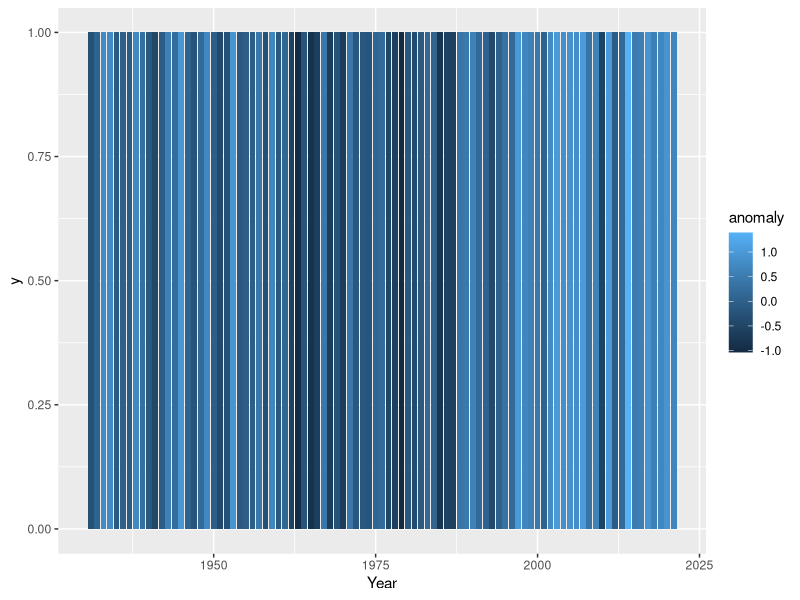
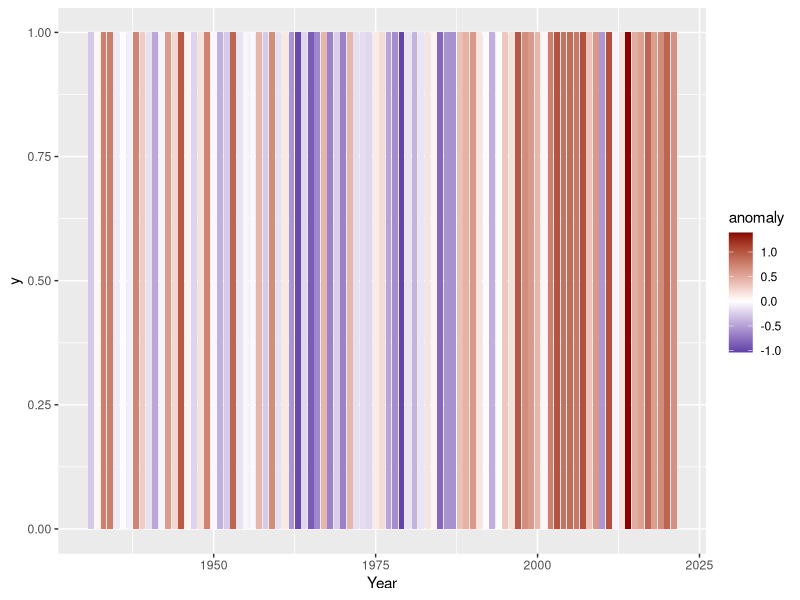
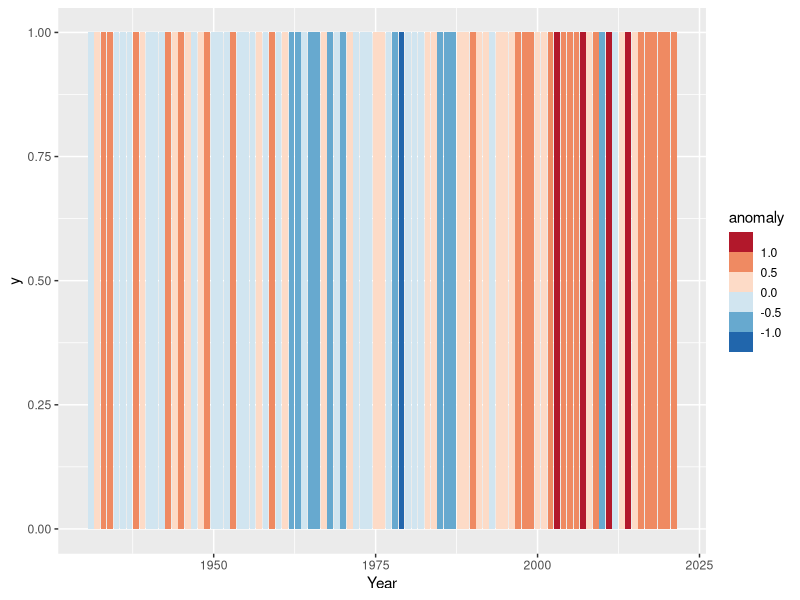
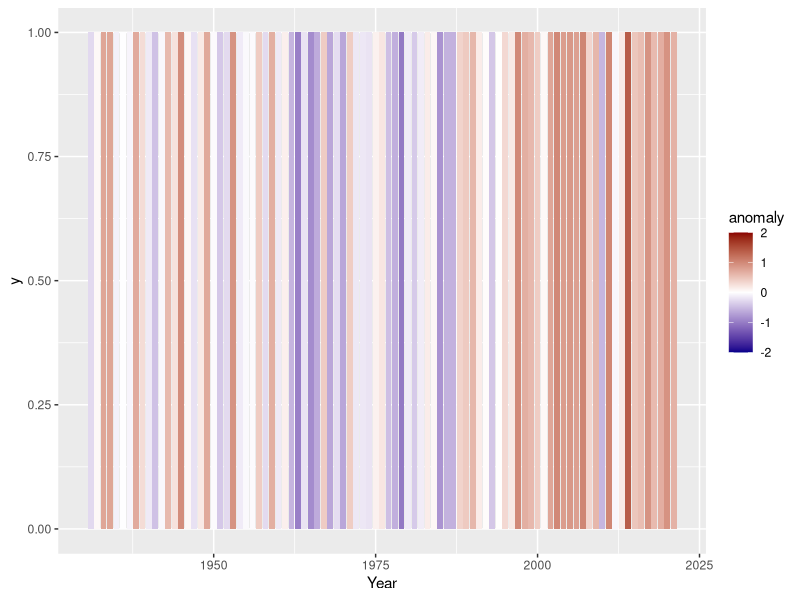
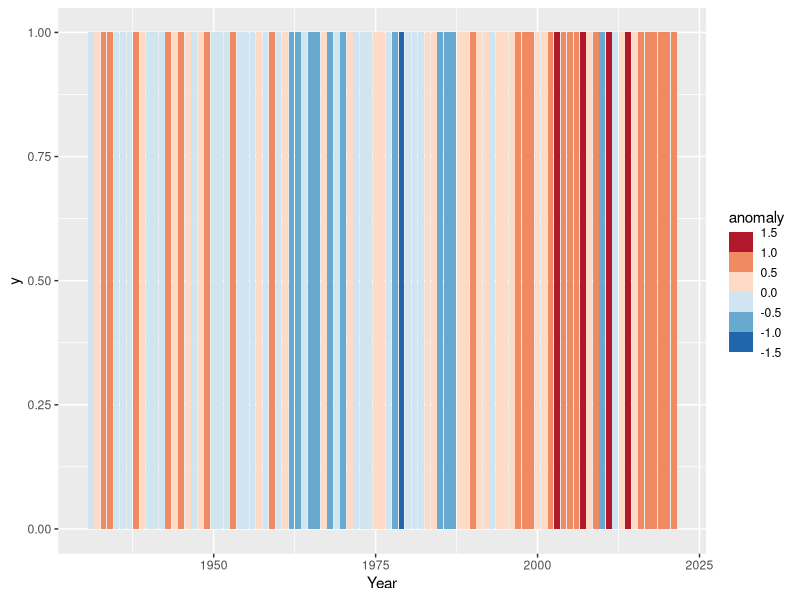
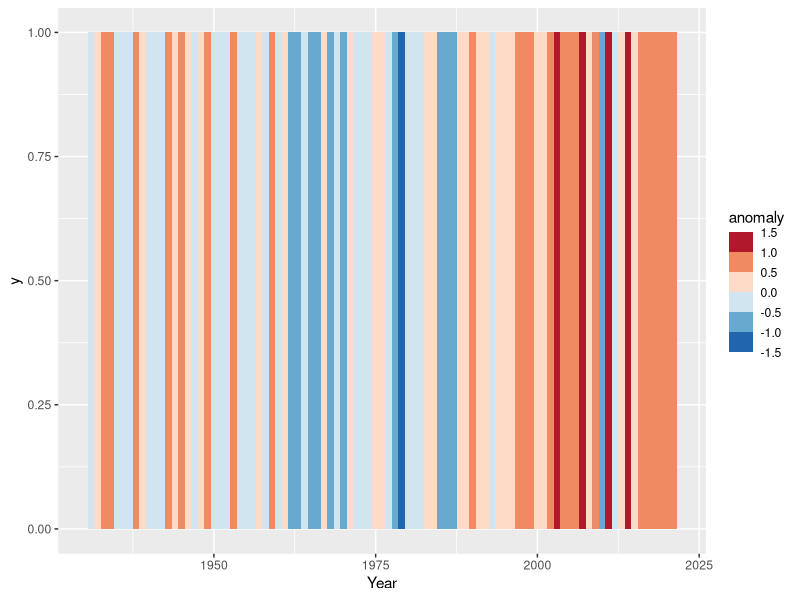
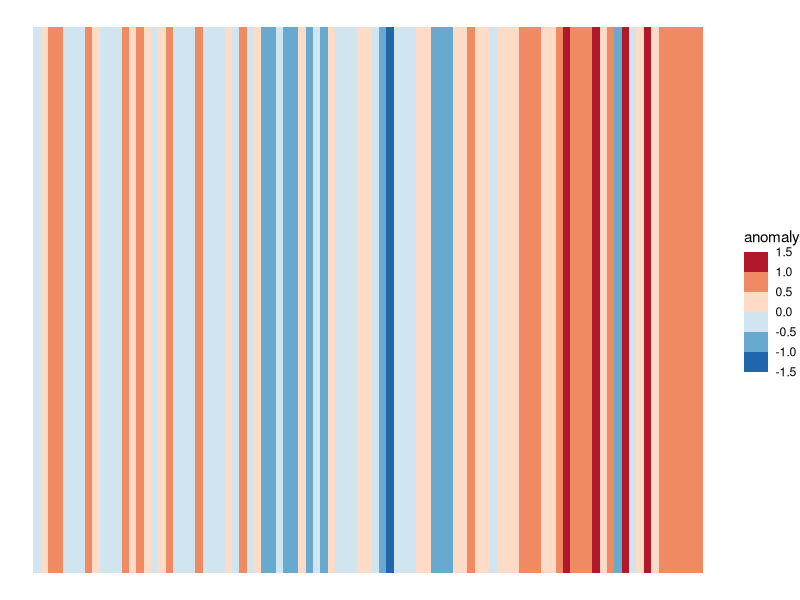
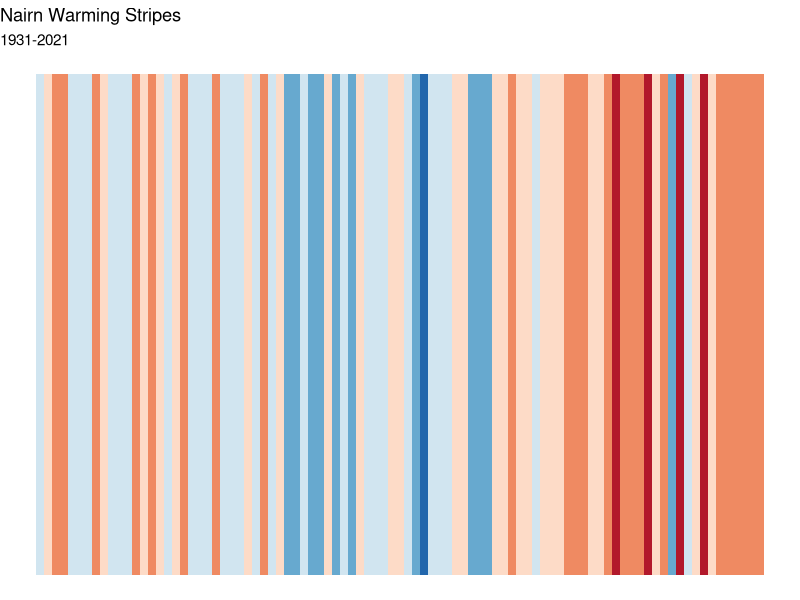

R code for these plots, in order:
## ---- chunk 1
library(tidyverse)
library(readxl)
nairn_data <- read_excel("nairndataNARM.xlsx")
summary(nairn_data)
## ---- chunk 2
nairn_data<-
  nairn_data %>%
    mutate(tmean=(Tmin+Tmax)/2)
## ---- chunk 3
refmean=nairn_data %>%
  filter(Year>=1971 & Year<=2000) %>%
    summarise(mean=mean(tmean))
## ---- chunk 4
 annualt <- nairn_data %>%
  group_by(Year) %>%
    summarise(tmean=mean(tmean))
## ---- chunk 5
nairn_data %>%
  group_by(Year) %>%
    summarise(tmean=mean(tmean)) %>%
        mutate(anomaly=tmean-refmean$mean)

## ---- chunk 6
nairn_plot_data<-
  nairn_data %>%
    group_by(Year) %>%
     summarise(tmean=mean(tmean)) %>%
        mutate(anomaly=tmean-refmean$mean) %>%
          filter(Year<=2021)
## ---- chunk 7
ggplot(data=nairn_plot_data,aes(x=Year,y=1,fill=anomaly))+
  geom_col()
## ---- chunk 8
ggplot(data=nairn_plot_data,aes(x=Year,y=1,fill=anomaly))+
  geom_col()+
    scale_fill_gradient2(low = "darkblue",mid="white",high="darkred")
## ---- chunk 9
ggplot(data=nairn_plot_data,aes(x=Year,y=1,fill=anomaly))+
  geom_col()+
    scale_fill_fermenter(palette="RdBu")
## ---- chunk 10
ggplot(data=nairn_plot_data,aes(x=Year,y=1,fill=anomaly))+
  geom_col()+
    scale_fill_gradient2(low = "darkblue",mid="white",high="darkred",limits=c(-2,2))
## ---- chunk 11
ggplot(data=nairn_plot_data,aes(x=Year,y=1,fill=anomaly))+
  geom_col()+
    scale_fill_fermenter(palette="RdBu",limits=c(-1.5,1.5))
## ---- chunk 12
ggplot(data=nairn_plot_data,aes(x=Year,y=1,fill=anomaly))+
  geom_col(width=1)+
    scale_fill_fermenter(palette="RdBu",limits=c(-1.5,1.5))
## ---- chunk 13
ggplot(data=nairn_plot_data,aes(x=Year,y=1,fill=anomaly))+
  geom_col(width=1)+
    scale_fill_fermenter(palette="RdBu",limits=c(-1.5,1.5))+
      theme_void()
## ---- chunk 14
ggplot(data=nairn_plot_data,aes(x=Year,y=1,fill=anomaly))+
  geom_col(width=1,show.legend = FALSE)+
    scale_fill_fermenter(palette="RdBu",limits=c(-1.5,1.5))+
     theme_void()+
      labs(title="Nairn Warming Stripes",subtitle = "1931-2021")

## ---- chunk 15
nairn_data %>%
  mutate(tave=(Tmax+Tmin)/2) %>%
    group_by(Year) %>%
      summarise(tave=mean(tave)) %>%
        filter(Year <2022) %>%
          mutate(ref_temp=ifelse(Year>=1971 & Year <=2000, tave,NA)) %>%
            mutate(ref_ave=mean(ref_temp,na.rm=TRUE)) %>%
              mutate(anomaly=tave-ref_ave) %>%
                ggplot(aes(x=Year,fill=anomaly,y=1))+
                   geom_col(show.legend = FALSE,width=1)+
                     scale_fill_fermenter(palette="RdBu",limits=c(-1.5,1.5))+
                        theme_void()+
                           labs(fill="Temperature Anomaly",title="Nairn Warming Stripes",subtitle = "1931-2021")
## ---- chunk 16
library(tidyverse)
library(readxl)
nairn_data <- read_excel("nairndataNARM.xlsx")
summary(nairn_data)
## ---- chunk 17
nairn_data<-
  nairn_data %>%
    mutate(rmean=(rainfall)/1)
## ---- chunk 18
aggr1 <- nairn_data %>%
          group_by(Year) %>%
            filter(Year <= 2021) %>%
              summarise(rainfall = sum(rainfall))
## ---- chunk 19
refmean=nairn_data %>%
  filter(Year>=1971 & Year<=2000) %>%
    summarise(mean=mean(rmean))
## ---- chunk 20
nairn_plot_data <- nairn_data %>%
  group_by(Year) %>%
    summarise(rmean=mean(rmean)) %>%
        mutate(anomaly=rmean-refmean$mean) %>%
          filter(Year <= 2021)

## ---- chunk 21
ggplot(data=nairn_plot_data,aes(x=Year,y=1,fill=anomaly))+
  geom_col(width=1)+
    scale_fill_fermenter(palette="RdBu",limits=c(-25,25))
## ---- chunk 22
ggplot(data=nairn_plot_data,aes(x=Year,y=rmean))+ 
  geom_line()+ geom_smooth()
## ---- chunk 23
ggplot(data=aggr1,aes(x=Year,y=rainfall))+ 
  geom_line()+ geom_smooth()
## ---- chunk 24
refmeanann=aggr1 %>%
  filter(Year>=1971 & Year<=2000) %>%
    summarise(mean=mean(rainfall))
## ---- chunk 25
nairn_plot_dataann <- aggr1 %>%
        mutate(anomaly=rainfall-refmeanann$mean) %>%
          filter(Year <= 2021)
## ---- chunk 26
summary(nairn_plot_dataann)
## ---- chunk 27
ggplot(data=nairn_plot_dataann,aes(x=Year,y=1,fill=anomaly))+
  geom_col(width=1)+
    scale_fill_fermenter(palette="RdBu",limits=c(-250,250))
## ---- chunk 28
refmeanann=aggr1 %>%
  filter(Year>=1931 & Year<=2021) %>%
    summarise(mean=mean(rainfall))
## ---- chunk 29
nairn_plot_dataann <- aggr1 %>%
        mutate(anomaly=rainfall-refmeanann$mean) %>%
          filter(Year <= 2021)
## ---- chunk 30
summary(nairn_plot_dataann)
## ---- chunk 31
ggplot(data=nairn_plot_dataann,aes(x=Year,y=1,fill=anomaly))+
  geom_col(width=1)+
    scale_fill_fermenter(palette="RdBu",limits=c(-300,300))
